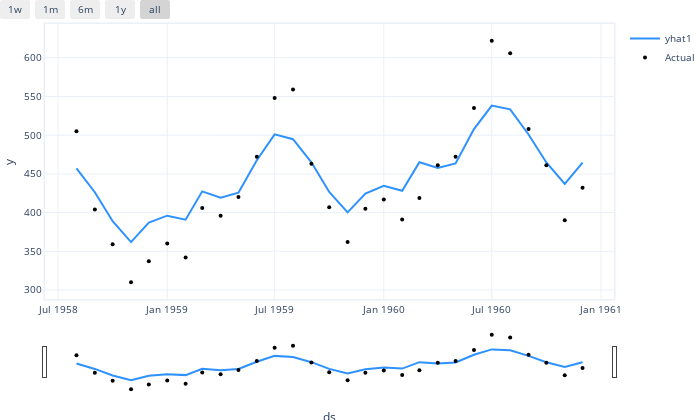

Write notebook code for a chart like this one.
### Code cell
model.plot(forecast)

### Figure 1 — Plotly figure (JSON) as saved in the notebook; plotly's stock layout.template omitted (floating-point values rounded to 4 significant figures)
{"data": [{"fill": "none", "line": {"color": "rgba(45, 146, 255, 1.0)", "width": 2}, "mode": "lines", "name": "yhat1", "type": "scatter", "x": ["1958-08-01T00:00:00", "1958-09-01T00:00:00", "1958-10-01T00:00:00", "1958-11-01T00:00:00", "1958-12-01T00:00:00", "1959-01-01T00:00:00", "1959-02-01T00:00:00", "1959-03-01T00:00:00", "1959-04-01T00:00:00", "1959-05-01T00:00:00", "1959-06-01T00:00:00", "1959-07-01T00:00:00", "1959-08-01T00:00:00", "1959-09-01T00:00:00", "1959-10-01T00:00:00", "1959-11-01T00:00:00", "1959-12-01T00:00:00", "1960-01-01T00:00:00", "1960-02-01T00:00:00", "1960-03-01T00:00:00", "1960-04-01T00:00:00", "1960-05-01T00:00:00", "1960-06-01T00:00:00", "1960-07-01T00:00:00", "1960-08-01T00:00:00", "1960-09-01T00:00:00", "1960-10-01T00:00:00", "1960-11-01T00:00:00", "1960-12-01T00:00:00"], "y": [457.1, 426.3, 388.8, 361.9, 387.2, 396.0, 390.8, 427.5, 419.2, 425.8, 467.7, 501.1, 494.8, 464.9, 426.7, 400.2, 424.5, 434.5, 428.2, 465.0, 457.8, 463.4, 507.8, 538.3, 533.3, 500.9, 464.8, 437.0, 464.4]}, {"marker": {"color": "black", "size": 4}, "mode": "markers", "name": "Actual", "type": "scatter", "x": ["1958-08-01T00:00:00", "1958-09-01T00:00:00", "1958-10-01T00:00:00", "1958-11-01T00:00:00", "1958-12-01T00:00:00", "1959-01-01T00:00:00", "1959-02-01T00:00:00", "1959-03-01T00:00:00", "1959-04-01T00:00:00", "1959-05-01T00:00:00", "1959-06-01T00:00:00", "1959-07-01T00:00:00", "1959-08-01T00:00:00", "1959-09-01T00:00:00", "1959-10-01T00:00:00", "1959-11-01T00:00:00", "1959-12-01T00:00:00", "1960-01-01T00:00:00", "1960-02-01T00:00:00", "1960-03-01T00:00:00", "1960-04-01T00:00:00", "1960-05-01T00:00:00", "1960-06-01T00:00:00", "1960-07-01T00:00:00", "1960-08-01T00:00:00", "1960-09-01T00:00:00", "1960-10-01T00:00:00", "1960-11-01T00:00:00", "1960-12-01T00:00:00"], "y": [505, 404, 359, 310, 337, 360, 342, 406, 396, 420, 472, 548, 559, 463, 407, 362, 405, 417, 391, 419, 461, 472, 535, 622, 606, 508, 461, 390, 432]}], "layout": {"autosize": true, "font": {"size": 10}, "height": 420, "hovermode": "x unified", "margin": {"b": 0, "l": 0, "pad": 0, "r": 10, "t": 10}, "showlegend": true, "title": {"font": {"size": 12}}, "width": 700, "xaxis": {"autorange": true, "linewidth": 1.5, "mirror": true, "range": ["1958-06-08 23:49:53.9538", "1961-01-23 00:10:06.0462"], "rangeselector": {"buttons": [{"count": 7, "label": "1w", "step": "day", "stepmode": "backward"}, {"count": 1, "label": "1m", "step": "month", "stepmode": "backward"}, {"count": 6, "label": "6m", "step": "month", "stepmode": "backward"}, {"count": 1, "label": "1y", "step": "year", "stepmode": "backward"}, {"step": "all"}]}, "rangeslider": {"autorange": true, "range": ["1958-06-08 23:49:53.9538", "1961-01-23 00:10:06.0462"], "visible": true, "yaxis": {"_template": null, "rangemode": "match"}}, "showline": true, "title": {"text": "ds"}, "type": "date"}, "yaxis": {"autorange": true, "linewidth": 1.5, "mirror": true, "range": [288.3, 643.7], "showline": true, "title": {"text": "y"}, "type": "linear"}}}
